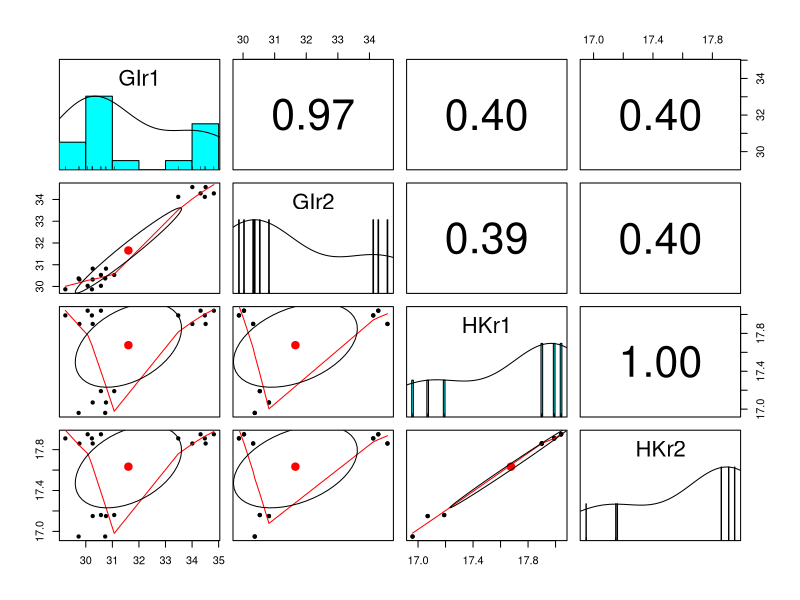
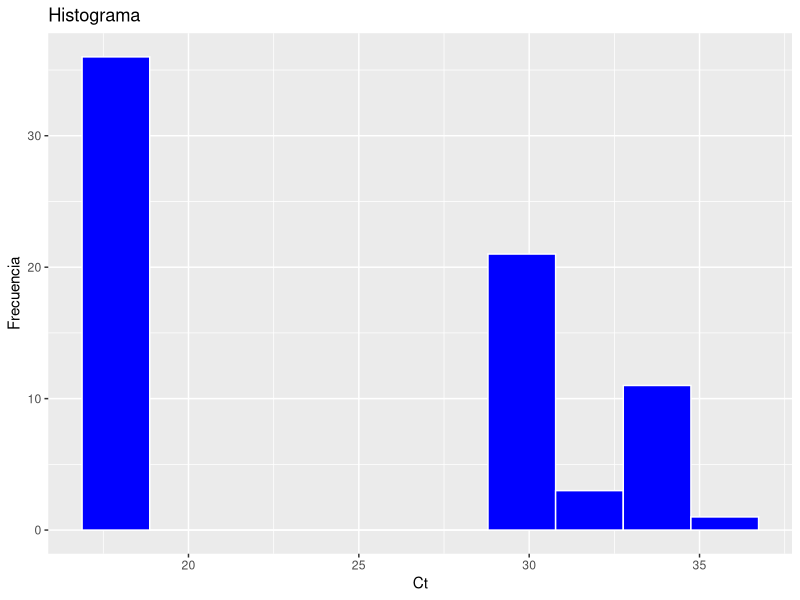
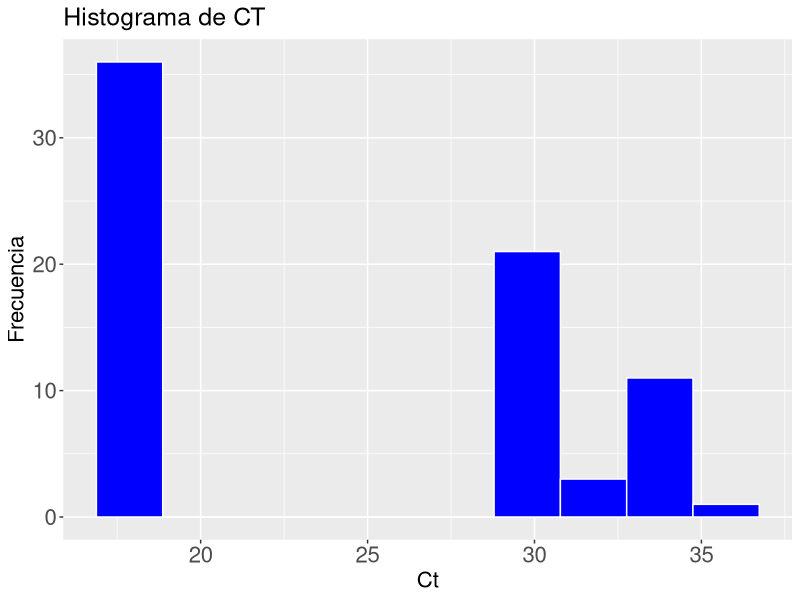
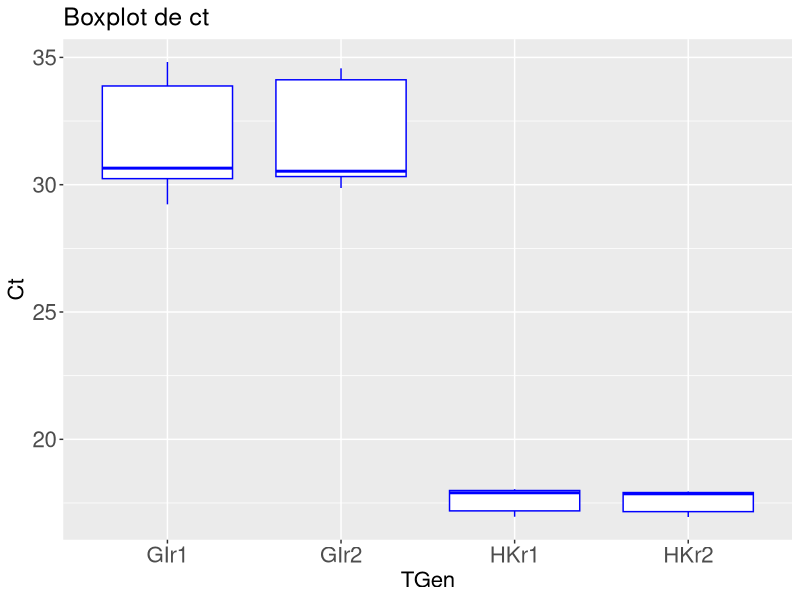
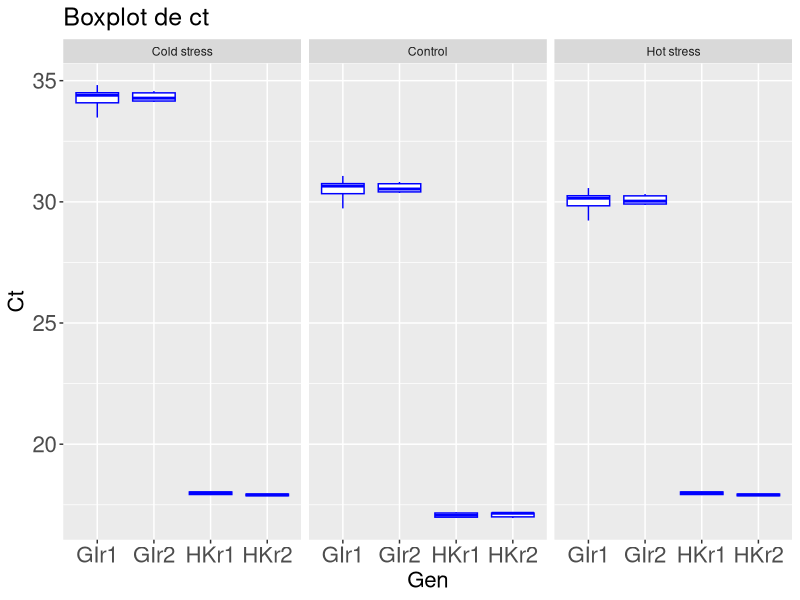
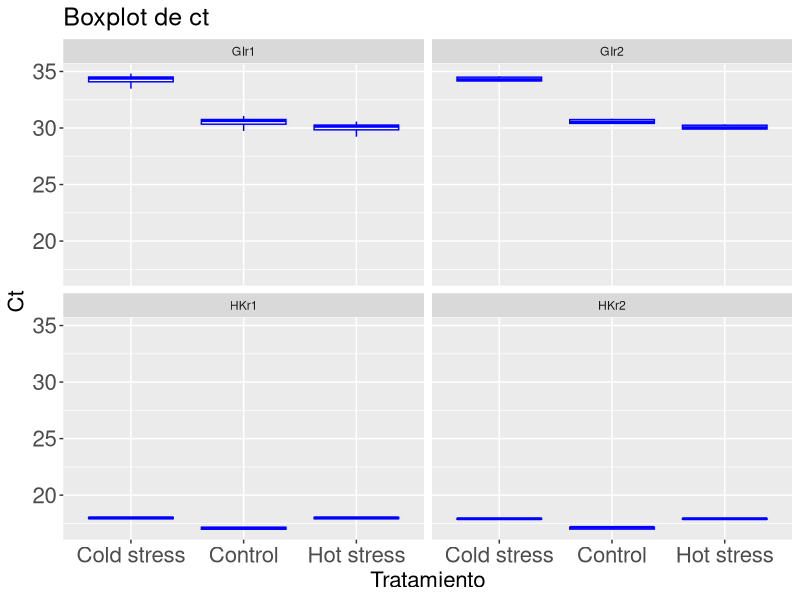
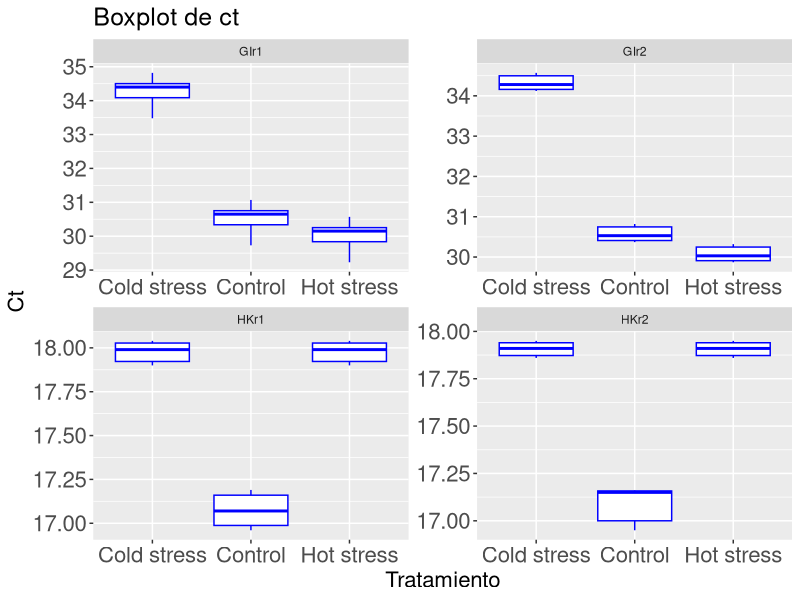

Source code (R) for these figures, in order:
# ----------------------------------------------------------
# Clase 09 - Script Análisis exploratorio de datos de Ct
# Dr. José Gallardo Matus
# 29 octubre 2022
# Curso Análisis de expresión diferencial de genes con R
# ----------------------------------------------------------

# Remover objetos de la sesi?n de trabajo
rm(list = ls())

# habilitar paquetes ggplot2
library(readxl) # Paquete para importar datos desde excel
library(tidyr) # Paquete para manipular datos
library(dplyr) # Paquete para manipular datos
library(ggplot2) # Paquete para hacer lindos gráficos en R
library(psych) # Graficas de correlación

# Importa base de datos de CT en formato MESSY
messy <- read_excel("Delta-delta-method-template.xlsx")
head(messy)  # Muestra los primeros datos del data set
summary(messy)

# Correlación entre muestras
cor(messy[3:6], method = "pearson")
pairs.panels(messy[3:6])

# Colapsar columnas con Ct
messy %>% gather("Gen","Ct",3:6)

tidy <- messy %>% gather("Gen","Ct",3:6)

# Las variables de clasificación se deben transformar a factores.
tidy$Tratamiento <- as.factor(tidy$Tratamiento)
tidy$Sample <- as.factor(tidy$Sample)
tidy$Gen <- as.factor(tidy$Gen)
summary(tidy)

# Crear histograma con ggplot2
ggplot(tidy, aes(Ct))+
  geom_histogram(color="white", fill="blue", bins = 10)+
  labs(title="Histograma", x="Ct", 
       y="Frecuencia")

# Modificamos tamaño de etiquetas
My_Theme = theme(
  plot.title = element_text(size = 18),
  axis.title.x = element_text(size = 16),
  axis.text.x = element_text(size = 16),
  axis.title.y = element_text(size = 16),
  axis.text.y = element_text(size = 16))

ggplot(tidy, aes(Ct))+
  geom_histogram(color="white", fill="blue", bins = 10)+
  labs(title="Histograma de CT", x="Ct", 
       y="Frecuencia") +
  My_Theme

# Crear boxplot
ggplot(tidy, aes(x=Gen, y= Ct))+
  geom_boxplot(color="blue")+
  labs(title="Boxplot de ct", x="TGen", y="Ct") +
  My_Theme

# Crear boxplot por tratamiento
ggplot(tidy, aes(x=Gen, y= Ct))+
  geom_boxplot(color="blue")+
  labs(title="Boxplot de ct", x="Gen", y="Ct") +
  facet_wrap(~ Tratamiento)+
  My_Theme

# Crear boxplot por gen
ggplot(tidy, aes(x=Tratamiento, y= Ct))+
  geom_boxplot(color="blue")+
  labs(title="Boxplot de ct", x="Tratamiento", y="Ct") +
  facet_wrap(~ Gen)+
  My_Theme

# Crear boxplot por gen con escala independiente
ggplot(tidy, aes(x=Tratamiento, y= Ct))+
  geom_boxplot(color="blue")+
  labs(title="Boxplot de ct", x="Tratamiento", y="Ct") +
  facet_wrap(~ Gen, scales = "free")+
  My_Theme
